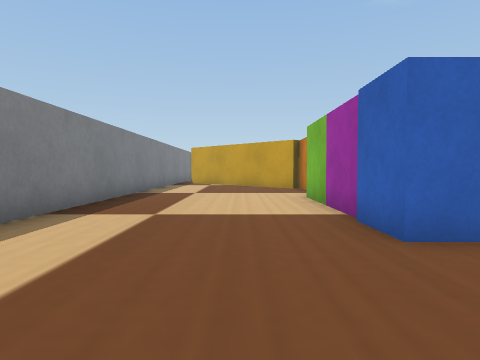
View 1 (above)

16 first-person views from a walk through a robot-simulator world made for Webots. The camera is 0.04 m above the floor, tilts 2° down and sees 75° across. The floor is counted in squares, 0.05 m on a side. Each view is taken from the middle of a square. On the plan, view 1 faces up. The plan holds only what a view shows up to about 10 squares ahead; the rest is blank. The robots in the file are not drawn. Simple shapes and patterns stand in for the simulator's stock objects.

View 2
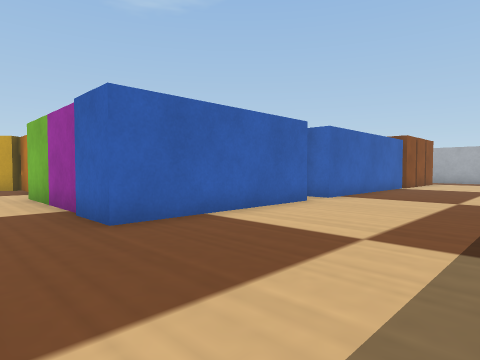

View 3
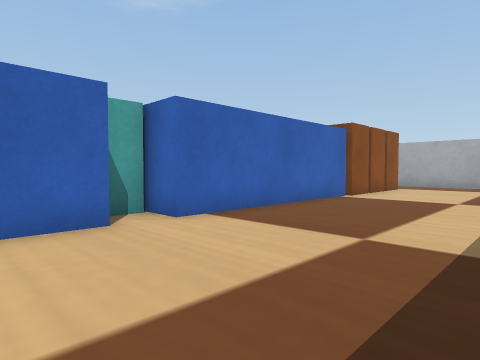

View 4
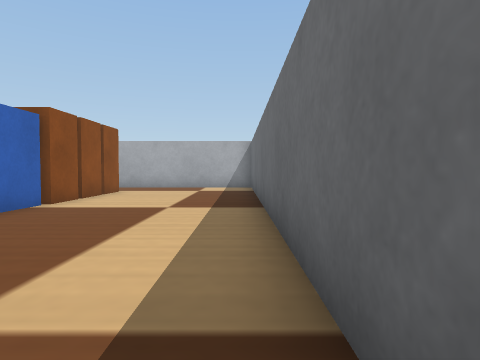

View 5
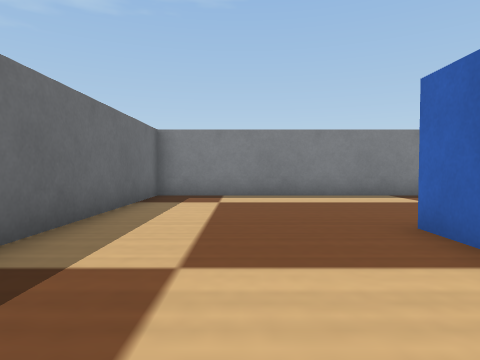

View 6
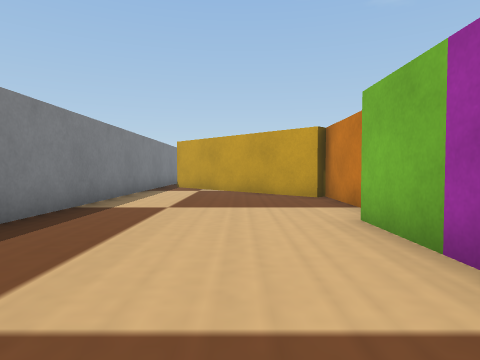

View 7
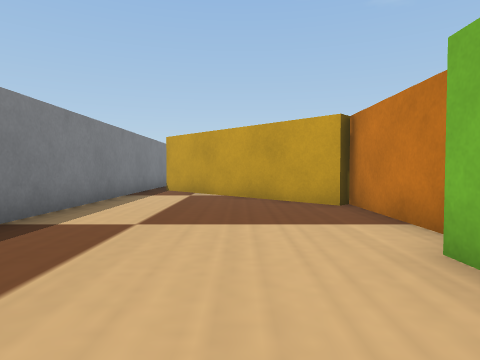

View 8
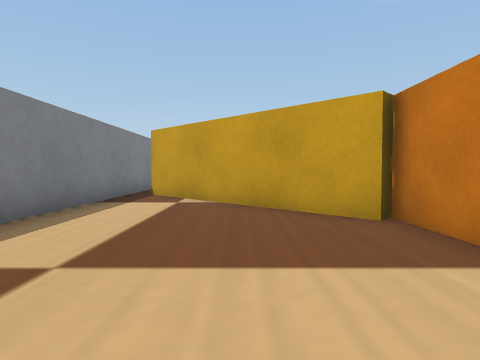

View 9
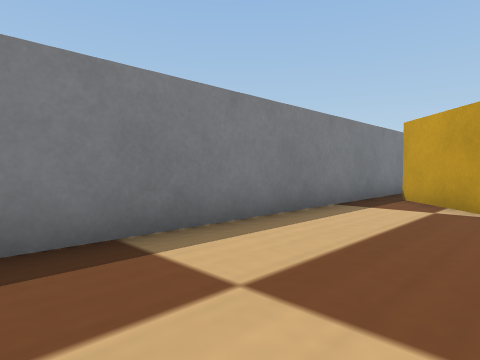

View 10
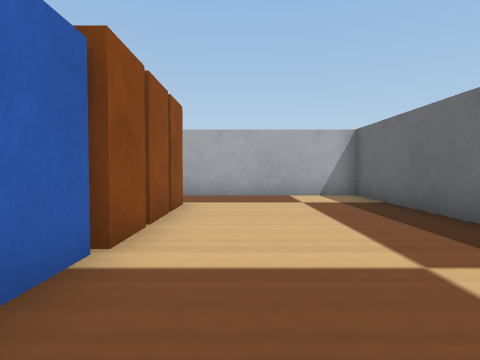

View 11
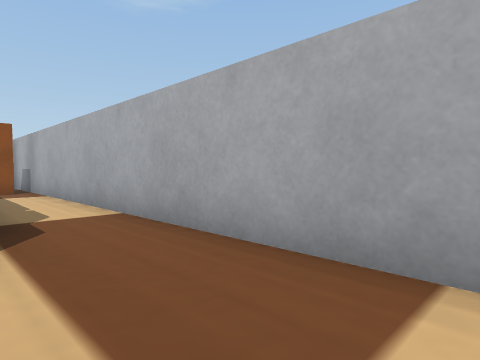

View 12
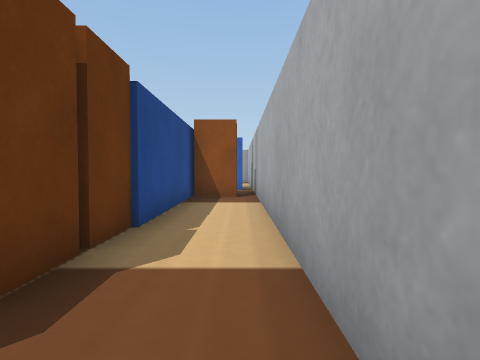

View 13
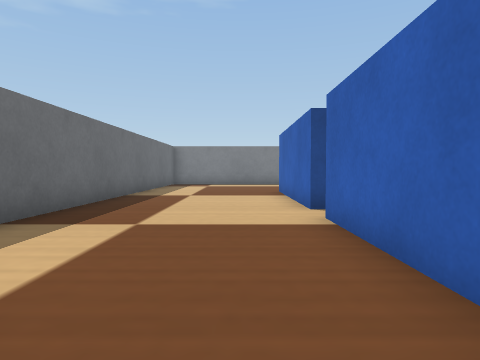

View 14
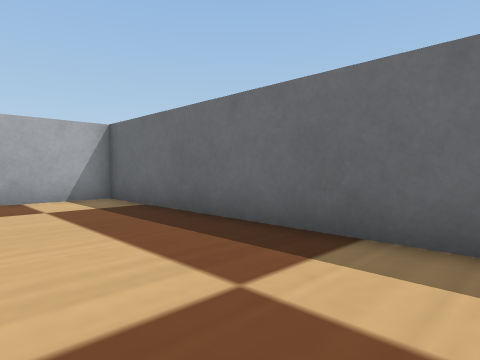

View 15
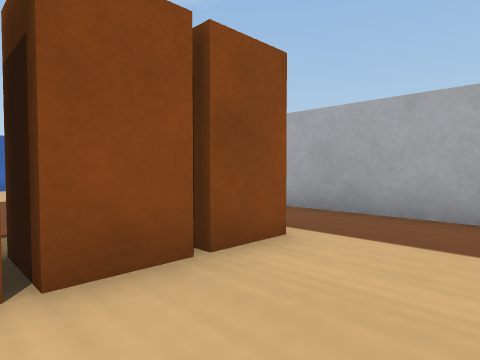

View 16
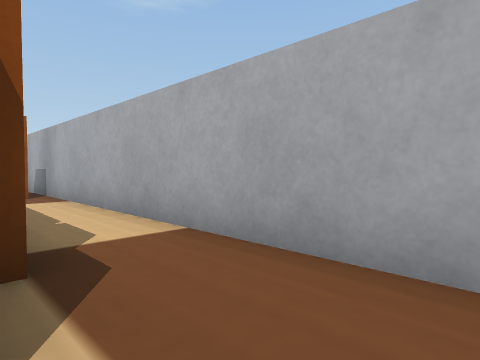

### Floor plan
Points are (right, up) in squares from view 1. A wall is a line through its corners. A room is listed if a view was taken in it or the views show most of it. See-through windows are left out.
Room 1 (views 1, 2, 3, 4, 5, 6, 7, 8, 9, 10, 13, 14)
walls: (2.5, 9.7) (2.5, 13.1); (6.9, 3.4) (1.8, 3.4) (1.8, 4.9); (2.2, 12.8) (-2.8, 17.8); (13.5, 3.4) (7.9, 3.4); (-3.5, 19.8) (-3.5, -1.5) (13.5, -1.5)
ways out: opening at (14.5, 2.5) to room 2
objects: magenta box (2, 6) to (2, 7); green box (2, 8) to (2, 9); cyan box (7, 5) to (8, 6)
Room 2 (views 11, 12, 15, 16)
walls: (18.6, 11.2) (18.6, 7.4); (13.5, -1.5) (20.5, -1.5) (20.5, 13.8)
ways out: opening at (14.5, 2.5) to room 1
objects: brown box (14, 3) to (15, 5); brown box (16, 3) to (16, 5); brown box (17, 3) to (18, 4); brown box (17, 5) to (18, 6); brown box (17, 7) to (18, 7); brown box (19, 12) to (20, 13)

Positions as (right, up) in squares from view 1, and headings:
1: (0, 0), facing up
2: (0, -1), facing up-right
3: (5, -1), facing up-right
4: (7, -1), facing right
5: (6, 1), facing left
6: (0, 4), facing up
7: (0, 6), facing up
8: (0, 8), facing up
9: (0, 9), facing up-left
10: (11, 2), facing right
11: (18, 0), facing up-right
12: (20, 3), facing up
13: (13, 2), facing left
14: (12, 2), facing down-right
15: (15, 1), facing up-right
16: (18, 2), facing up-right
